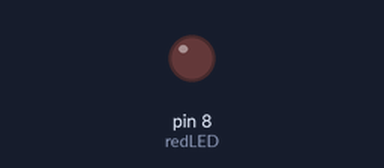
Bench run of a sketch on a simulated Arduino Uno, built with avr-gcc and run on an emulated ATmega328P. Parts: output pins drawn as LEDs (lit = HIGH).

Above: at 2.3 s.
At 5.62 s:
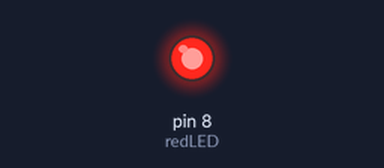
Timing chart, 0 to 6.0 s (numbered marks = the images above):
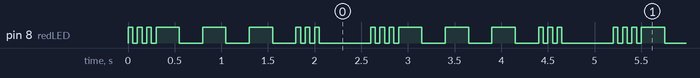

The sketch:

Arduino_Variables.ino
```cpp
int redLED=8;
int dah=250;
int dit=50;
int Lwait=500;

void setup()
{
  pinMode(redLED, OUTPUT);
}

void loop()
{
  digitalWrite(redLED, HIGH);
  delay(dit);
  digitalWrite(redLED, LOW);
  delay(dit);

  digitalWrite(redLED, HIGH);
  delay(dit);
  digitalWrite(redLED, LOW);
  delay(dit);

  digitalWrite(redLED, HIGH);
  delay(dit);
  digitalWrite(redLED, LOW);
  delay(dit);

  digitalWrite(redLED, HIGH);
  delay(dah);
  digitalWrite(redLED, LOW);
  delay(dah);

  digitalWrite(redLED, HIGH);
  delay(dah);
  digitalWrite(redLED, LOW);
  delay(dah);

  digitalWrite(redLED, HIGH);
  delay(dah);
  digitalWrite(redLED, LOW);
  delay(dah);

  digitalWrite(redLED, HIGH);
  delay(dit);
  digitalWrite(redLED, LOW);
  delay(dit);

  digitalWrite(redLED, HIGH);
  delay(dit);
  digitalWrite(redLED, LOW);
  delay(dit);

  digitalWrite(redLED, HIGH);
  delay(dit);
  digitalWrite(redLED, LOW);
  delay(dit);

  delay(Lwait);
}
```

Measured:
- by itself, pin 8 (redLED): repeats every 2.6 s: 2 × (LOW 0.05 s, HIGH 0.05 s), LOW 0.05 s, 3 × (HIGH 0.25 s, LOW 0.25 s), 2 × (HIGH 0.05 s, LOW 0.05 s), HIGH 0.05 s, LOW 0.55 s, HIGH 0.05 s
